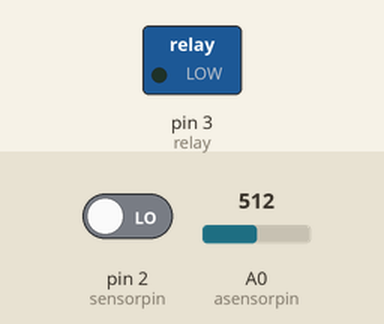
Recording of a sketch running on a simulated Arduino Uno, built with avr-gcc and run on an emulated ATmega328P. On the bench: switched loads named in the sketch (green lamp = pin HIGH). Inputs (shaded band) come from the test bench; at power-on: pin 2 (sensorpin) LOW, A0 (asensorpin) = 512. What the sketch prints to the serial monitor is not drawn.

Above: at 1.2 s.
1.3 s: pin 2 (sensorpin) driven HIGH
At 2.5 s:
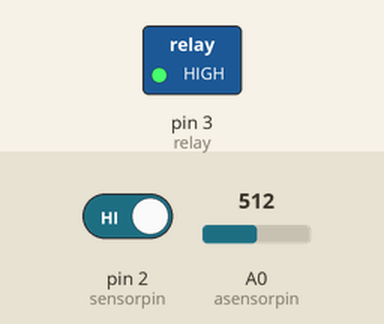
2.8 s: pin 2 (sensorpin) driven LOW
At 3.8 s:
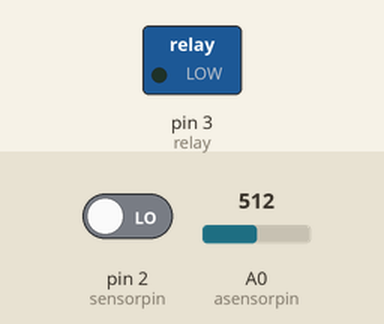
Timing chart, 0 to 5.8 s (numbered marks = the images above; inputs shaded):
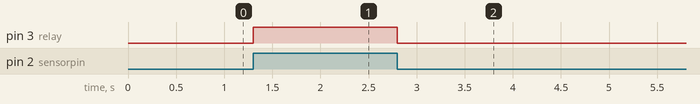

Measured:
- after the input at 1.3 s, pin 3 (relay): LOW → HIGH at once
- after the input at 2.8 s, pin 3 (relay): HIGH → LOW at once

The sketch:

Project_1.ino
```cpp
int sensorpin=2;  //PIR Sensor connection
int relay=3;	// Relayconnection
int asensorpin=A0; // Ambient light sensor connection
float light;
int lightvalue;
void setup()
{
  Serial.begin(112500);
  pinMode(asensorpin,INPUT);
  pinMode(relay,OUTPUT);
  pinMode(sensorpin,INPUT);
}

void loop()
{
  int lightvalue=analogRead(asensorpin);// Readng ambient light present
  light=lightvalue*0.0976; // Calculation
  Serial.println(light);
  int sensorvalue=digitalRead(sensorpin);
  if(sensorvalue==HIGH && light<90) // If PIR is active and ambient light below threshold
  {
    digitalWrite(relay,HIGH); //
  }
  else
  {
    digitalWrite(relay,LOW);
  }
  //delay(2000);
  //digitalWrite(relay,HIGH);
}
```
